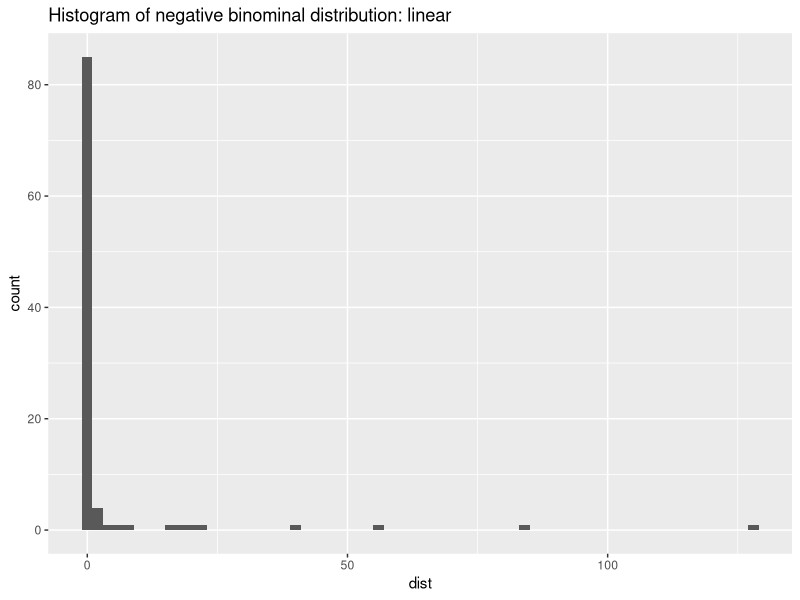
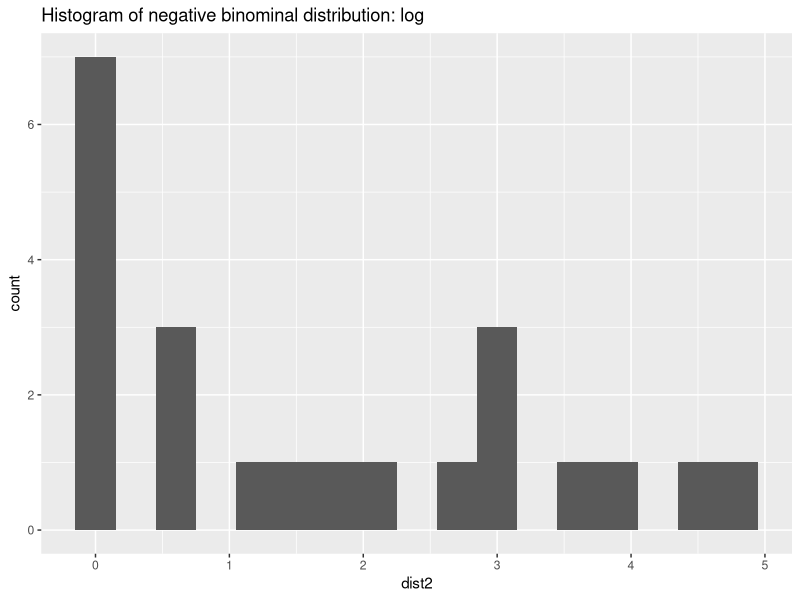

These charts were generated, in order, by the following R code:
## ---- chunk 1
library(tidyverse)
library(MASS)
## ---- chunk 2
mu <- 10 
dispersion <- 2
(var <- mu * mu^2 * dispersion)
## ---- chunk 3
(theta <- mu^2 / (var - mu))
## ---- chunk 4
set.seed(1000)
dist <- rnegbin(100, mu, theta)
dist
## ---- chunk 5
ggplot() +
  geom_histogram(mapping = aes(dist), binwidth = 2)+
  ggtitle("Histogram of negative binominal distribution: linear")
## ---- chunk 6
dist2 <- log(dist)
ggplot() +
  geom_histogram(mapping = aes(dist2), binwidth = 0.3)+
  ggtitle("Histogram of negative binominal distribution: log")
